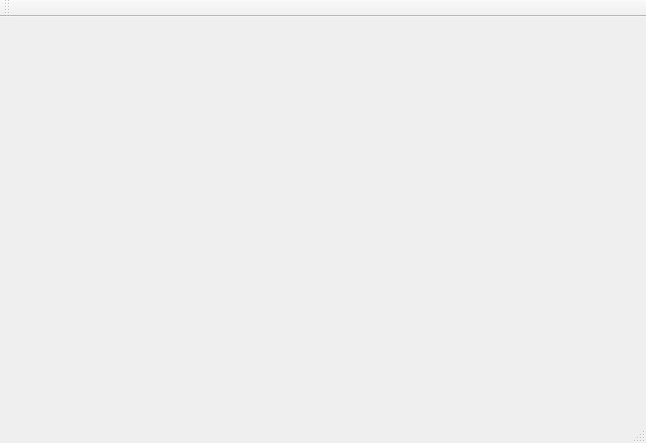
<?xml version="1.0" encoding="UTF-8"?>
<ui version="4.0">
 <class>MainWindow</class>
 <widget class="QMainWindow" name="MainWindow">
  <property name="geometry">
   <rect>
    <x>0</x>
    <y>0</y>
    <width>646</width>
    <height>443</height>
   </rect>
  </property>
  <property name="windowTitle">
   <string>DIP-OpenCV2Qt5-Demo</string>
  </property>
  <widget class="QWidget" name="centralWidget"/>
  <widget class="QMenuBar" name="menuBar">
   <property name="geometry">
    <rect>
     <x>0</x>
     <y>0</y>
     <width>646</width>
     <height>23</height>
    </rect>
   </property>
  </widget>
  <widget class="QToolBar" name="mainToolBar">
   <attribute name="toolBarArea">
    <enum>TopToolBarArea</enum>
   </attribute>
   <attribute name="toolBarBreak">
    <bool>false</bool>
   </attribute>
  </widget>
  <widget class="QStatusBar" name="statusBar"/>
 </widget>
 <layoutdefault spacing="6" margin="11"/>
 <resources/>
 <connections/>
</ui>
